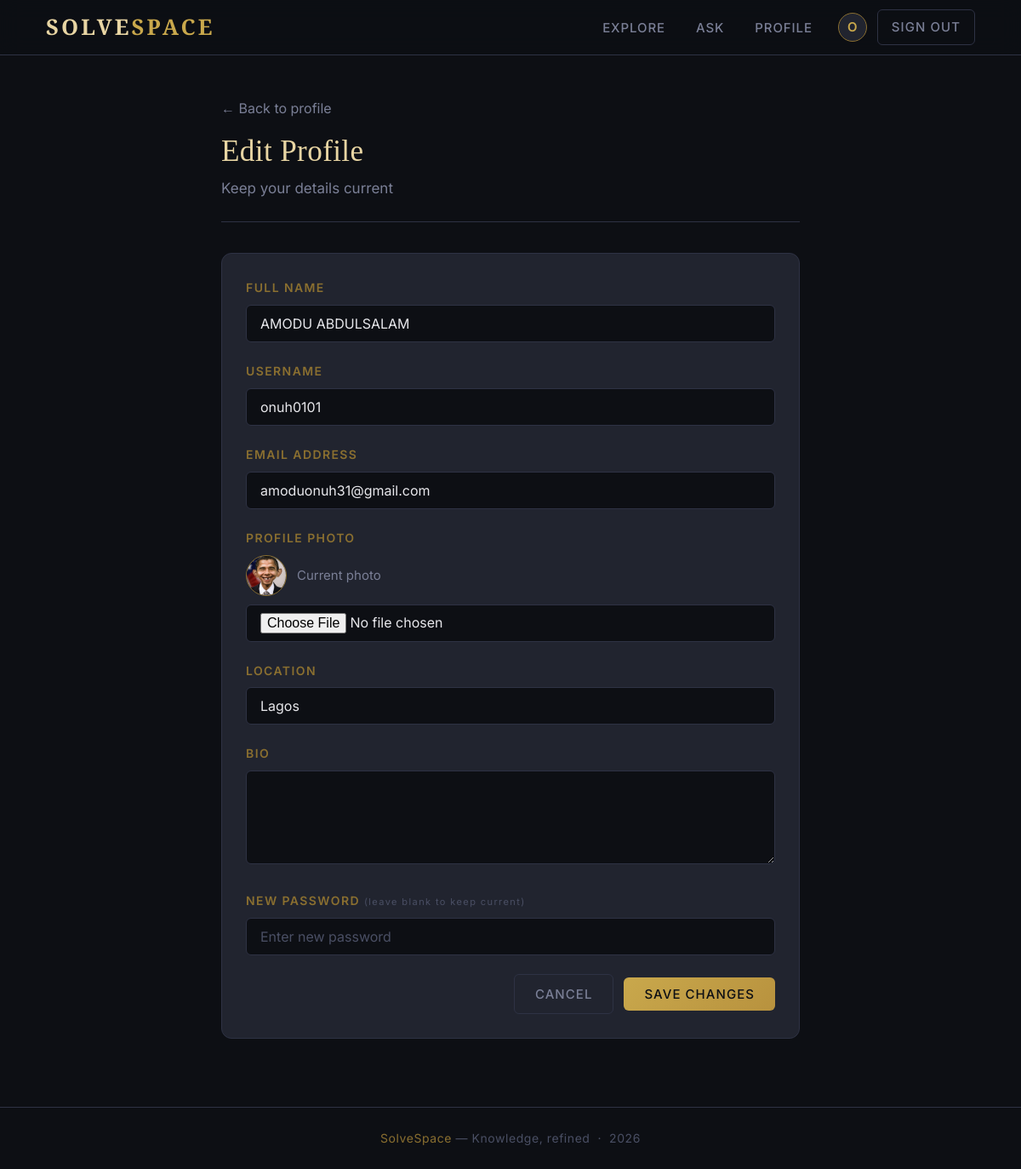
Screenshot of /user/update (signed in) with the database file from the repository.
### users/models.py (models this page shows, shortened)
class User(models.Model):
    full_name = models.CharField(max_length=100)
    username = models.CharField(max_length=50, unique=True)
    profile_pic = models.ImageField(upload_to='profile/')
    email = models.EmailField(max_length=100, unique=True)
    address = models.CharField(max_length=300, blank=True)
    bio = models.TextField(blank=True)
    password = models.CharField(max_length=50)
    created_at = models.DateTimeField(auto_now_add=True)
    last_login = models.DateTimeField(null=True, blank=True)

### users/decorators.py (the view)
    def wrapper(request, *args, **kwargs):
        if not request.session.get('user_id'):
            messages.error(
                request, 'Please kindly login'
            )
            return redirect('login')
        return view_func(request, *args, **kwargs)

### users/forms.py
class SignupForm(forms.ModelForm):
    class Meta:
        model = User
        fields = [
            'full_name',
            'username',
            'profile_pic',
            'email',
            'address',
            'bio',
            'password'
        ]

### users/views.py (called while the page is built, shortened)
@login_required
def update_user_details(request):
    user = get_object_or_404(User, id=request.session.get('user_id'))
    form = SignupForm(
        request.POST or None,
        request.FILES or None,
        instance=user
    )
    context = {
        'form':form
    }
    return render(request, 'update_user_details.html', context)

### templates/update_user_details.html (shortened to what this page needs)
{% extends 'base.html' %}
{% block content %}
<div style="max-width:680px; margin:0 auto;">
  <div class="page-header">
    <a href="{% url 'user_details' %}" class="text-sm text-muted"
       style="display:inline-flex; align-items:center; gap:6px; margin-bottom:16px;">
      ← Back to profile
    </a>
    <h2>Edit Profile</h2>
    <p>Keep your details current</p>
  </div>
  <div class="card">
    <form method="POST" enctype="multipart/form-data">
      <div class="grid-2">
        <div class="form-group">
          <label class="form-label">Full name</label>
          <input type="text" name="full_name" class="form-control"
                 value="{{ form.full_name.value|default:'' }}">
        </div>
        <div class="form-group">
          <label class="form-label">Username</label>
          <input type="text" name="username" class="form-control"
                 value="{{ form.username.value|default:'' }}">
        </div>
      </div>
      <div class="form-group">
        <label class="form-label">Email address</label>
        <input type="email" name="email" class="form-control"
               value="{{ form.email.value|default:'' }}">
      </div>
      <div class="form-group">
        <label class="form-label">Profile photo</label>
        {% if form.instance.profile_pic %}
          <div class="flex-gap" style="margin-bottom:10px;">
            <img src="{{ form.instance.profile_pic.url }}" alt="current"
                 style="width:48px; height:48px; border-radius:50%; border:1px solid var(--gold-dim); object-fit:cover;">
            <span class="text-xs text-muted">Current photo</span>
          </div>
        {% endif %}
        <input type="file" name="profile_pic" class="form-control" accept="image/*"
               style="padding:9px 16px; cursor:pointer;">
      </div>
      <div class="form-group">
        <label class="form-label">Location</label>
        <input type="text" name="address" class="form-control"
               value="{{ form.address.value|default:'' }}"
               placeholder="City, Country">
      </div>
      <div class="form-group">
        <label class="form-label">Bio</label>
        <textarea name="bio" class="form-control">{{ form.bio.value|default:'' }}</textarea>
      </div>
      <div class="form-group">
        <label class="form-label">New password <span style="color:var(--text-faint); text-transform:none; font-size:11px; font-weight:400;">(leave blank to keep current)</span></label>
        <input type="password" name="password" class="form-control" placeholder="Enter new password">
      </div>
      <div class="flex-gap" style="justify-content:flex-end; margin-top:8px;">
        <a href="{% url 'user_details' %}" class="btn btn-ghost">Cancel</a>
        <button type="submit" class="btn btn-primary">Save changes</button>
      </div>
    </form>
  </div>
</div>
{% endblock %}

### templates/base.html (style rules this page uses)
:root { --void: #0d0f14; --surface: #1a1d26; --card: #21242f; --card-hover: #272b38; --border: #2e3244; --gold: #c9a84c; --gold-light: #e8d5a3; --gold-dim: #8a6f30; --gold-glow: rgba(201, 168, 76, 0.15); --text: #e8e8ec; --text-muted: #7a7f96; --text-faint: #4a4f64; --danger: #c0574a; --success: #4a8c6a; --radius: 6px; --radius-lg: 12px; }
*, *::before, *::after { box-sizing: border-box; margin: 0; padding: 0; }
html { scroll-behavior: smooth; }
body { background: var(--void); color: var(--text); font-family: "Inter", sans-serif; font-size: 17px; line-height: 1.7; min-height: 100vh; display: flex; flex-direction: column; }
h1, h2, h3, h4 { font-family: "Cormorant Garamond", serif; font-weight: 500; line-height: 1.2; color: var(--gold-light); letter-spacing: 0.01em; }
h2 { font-size: clamp(1.5rem, 3vw, 2.2rem); }
p { color: var(--text); }
a { color: var(--gold); text-decoration: none; transition: color 0.2s; }
.page-header { margin-bottom: 36px; padding-bottom: 24px; border-bottom: 1px solid var(--border); }
.page-header p { color: var(--text-muted); margin-top: 8px; font-size: 17px; }
.card { background: var(--card); border: 1px solid var(--border); border-radius: var(--radius-lg); padding: 28px; transition: border-color 0.25s, box-shadow 0.25s, transform 0.2s; position: relative; }
.card::before { content: ""; position: absolute; left: 0; top: 12px; bottom: 12px; width: 2px; background: linear-gradient( 180deg, transparent, var(--gold), transparent ); border-radius: 0 2px 2px 0; opacity: 0; transition: opacity 0.3s; }
.btn { display: inline-flex; align-items: center; gap: 8px; padding: 10px 24px; font-family: "Inter", sans-serif; font-size: 15px; font-weight: 500; letter-spacing: 0.07em; text-transform: uppercase; border-radius: var(--radius); border: none; cursor: pointer; transition: all 0.2s; text-decoration: none; }
.btn-primary { background: linear-gradient(135deg, var(--gold), #b8923e); color: var(--void); }
.btn-ghost { background: transparent; color: var(--text-muted); border: 1px solid var(--border); }
.form-group { margin-bottom: 22px; }
.form-label { display: block; font-size: 14px; font-weight: 600; letter-spacing: 0.1em; text-transform: uppercase; color: var(--gold-dim); margin-bottom: 8px; }
.form-control { width: 100%; background: var(--void); border: 1px solid var(--border); border-radius: var(--radius); color: var(--text); font-family: "Inter", sans-serif; font-size: 16px; padding: 11px 16px; transition: border-color 0.2s, box-shadow 0.2s; outline: none; appearance: none; }
.form-control::placeholder { color: var(--text-faint); }
textarea.form-control { resize: vertical; min-height: 110px; }
.grid-2 { grid-template-columns: repeat(2, 1fr); gap: 20px; }
.flex-gap { display: flex; align-items: center; gap: 12px; }
.text-muted { color: var(--text-muted); }
.text-sm { font-size: 16px; }
.text-xs { font-size: 15px; }

### rows the page displays
User: full_name "AMODU ABDULSALAM", username "onuh0101", email "amoduonuh31@gmail.com", instance.profile_pic (picture), address "Lagos"

### other values shown
{{ request.session.username|slice:":1"|upper }} "O"
